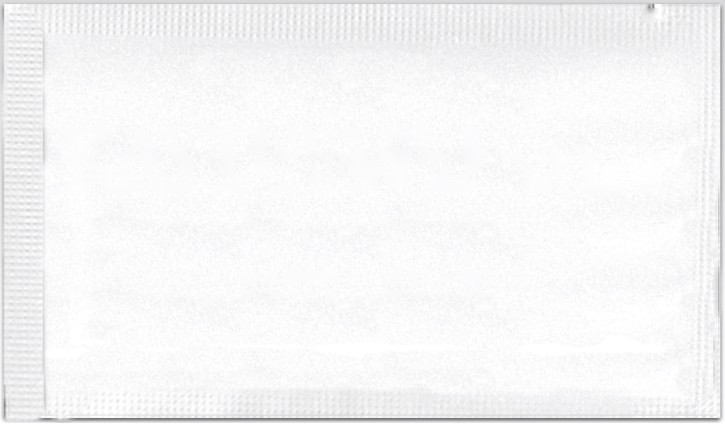
#> input picture tanitim/varliklar/bos_mockup/bm21-back.png, 725 x 424 px, given in place of logonuz_siyah.png, which was not available
$ python katalog_gorselleri.py
#> lines starting #> are read from the running program, lines starting #| are printed output that depends on the picture; after the words box and inside, x2 and y2 are one past the last pixel; in counts of white or black regions, pixels touching at a corner belong together
### tanitim/araclar/mockup.py
"""HijyenLab mockup üretimi — gerçek boş paket üzerine logo yerleştirme.

KURALLAR (Hakan Bey'in kalıcı talimatları):
  * Yalnız gerçek boş mockup kullanılır (varliklar/bos_mockup). Paket çizilmez,
    başka ürünün paketi gerilip kullanılmaz. Boş mockup yoksa iş durur, sorulur.
  * BM11 (30×30) ve BM13 (30×35) BM12 ile AYNI paketi kullanır.
  * Logo güvenli baskı alanının içinde kalır (GUVENLI_ALAN). oran_hesapla() bunu
    otomatik garanti eder; elle "ratio" verilecekse önce oran_hesapla'ya bakın.
  * Arka yüz baskısı yarım alandır: yapıştırma bandının üstündeki bölgeye konur.
  * Çıktı: beyaz zemin, gri yok, paketin şeklinden 3 katmanlı yumuşak gölge.

Ölçek: boş mockup görselinin genişliği = teknik açılım genişliği.
  BM12  : 1282 px ↔ 170 mm (15 mm kaynak şeritleri dahil) → ön yüz güvenli alan 140×60 mm
  BM545 : 1050 px ↔ 140 mm → ön yüz güvenli alan ≈ 110×70 mm
  BM21  : 725 px ↔ 120 mm (yüz) → güvenli alan 110×58 mm (bıçak izi iç çerçevesi)
  BM15  : 1282 px ↔ ~170 mm → güvenli alan ≈ 140×40 mm (gerçek paketten, onaylı)
"""
from __future__ import annotations

from pathlib import Path

import numpy as np
from PIL import Image, ImageFilter
from scipy import ndimage

KOK = Path(__file__).resolve().parents[1]
BOS = KOK / "varliklar" / "bos_mockup"

PAKETLER = {
    # urun: (on, arka, gorsel_genislik_mm, guvenli_on_mm(w,h), guvenli_arka_mm(w,h), arka_merkez_y_orani)
    "BM12": ("bm12-front.png", "bm12-back.png", 170, (140, 60), (120, 28), 0.30),
    "BM545": ("bm545-front.png", "bm545-back.png", 140, (110, 70), (95, 30), 0.30),
    # BM15: siluet ve oran Matbah HL-2026-1120-03 teklif görselindeki gerçek 25×25 paketten;
    # ışık/kırışık ve kaynak dişleri Hakan Bey'in onayıyla 25×30 boş paketinden aktarıldı.
    # 1282 px ↔ ~170 mm, güvenli alan ≈140×40 mm (gerçek paketten ölçüldü; Hakan Bey onaylı).
    # BM21: Hakan Bey'in gönderdiği BM21 grafik onay şablonlarındaki gerçek paket fotoğrafından
    # (iki farklı müşteri şablonu üst üste konup yazılar temizlendi). Yüz 120×70 mm,
    # güvenli alan bıçak izindeki iç çerçeve: 110×58 mm. Ön ve arka yüz aynı paket.
    "BM21": ("bm21-front-temiz.png", "bm21-back-temiz.png", 120, (110, 58), (110, 58), 0.50),
    "BM15": ("bm15-front.png", "bm15-back.png", 170, (140, 40), (120, 22), 0.30),
}
PAKETLER["BM11"] = PAKETLER["BM12"]
PAKETLER["BM13"] = PAKETLER["BM12"]

GUVENLIK_PAYI = 0.85  # güvenli alanın %85'ini kullan (kenara yapışmasın)
REF_LUM = 0.9346      # BM12 boş paketin ortalama parlaklığı (gölgelendirme referansı)


# Gölge yumuşatma: boş paketin ışık/gölge kontrastını azaltır (form ve siluet aynı kalır).
# BM545 boş mockup'ı gerçeğinden kabarık görünüyordu (Hakan Bey, 2026-11-25).
DUZLESTIR = {"BM545": 0.15}


def _duzlestir(kaynak: Path, k: float) -> Path:
    """Parlaklığın ortalamadan sapmasını k ile çarpar; kaynak dosyaya dokunmaz."""
    hedef = kaynak.with_name(kaynak.stem + f"-duz{int(k * 100)}.png")
    if hedef.exists() and hedef.stat().st_mtime >= kaynak.stat().st_mtime:
        return hedef
    A = np.array(Image.open(kaynak).convert("RGBA")).astype(float)
    govde = A[..., 3] > 200
    lum = A[..., :3].mean(2)
    ort = float(np.median(lum[govde]))
    yeni = max(ort, REF_LUM * 255) + (lum - ort) * k
    oran = np.where(lum > 1, yeni / np.maximum(lum, 1), 1)[..., None]
    A[..., :3] = np.where(govde[..., None], np.clip(A[..., :3] * oran, 0, 255), A[..., :3])
    Image.fromarray(A.astype("uint8"), "RGBA").save(hedef)
    return hedef


def paket(urun: str, yuz: str = "on") -> Path:
    if urun not in PAKETLER:
        raise ValueError(f"{urun} için doğrulanmış boş mockup yok. Tahmini paket ÇİZMEYİN; "
                         "bıçak izi PDF'ini isteyin.")
    on, arka, *_ = PAKETLER[urun]
    yol = BOS / (on if yuz == "on" else arka)
    if urun in DUZLESTIR:
        yol = _duzlestir(yol, DUZLESTIR[urun])
    return yol


def oran_hesapla(urun: str, logo: Image.Image | str, yuz: str = "on",
                 hedef_genislik_mm: float | None = None) -> float:
    """Logoyu güvenli alana sığdıran genişlik oranı (logo_genişlik / görsel_genişlik)."""
    _, _, gen_mm, g_on, g_arka, _ = PAKETLER[urun]
    gw, gh = g_on if yuz == "on" else g_arka
    gw, gh = gw * GUVENLIK_PAYI, gh * GUVENLIK_PAYI
    im = Image.open(logo) if isinstance(logo, (str, Path)) else logo
    bbox = im.getbbox() or (0, 0, im.width, im.height)
    w, h = bbox[2] - bbox[0], bbox[3] - bbox[1]
    en_mm = min(gw, gh * w / h)          # hem genişliğe hem yüksekliğe sığmalı
    if hedef_genislik_mm:
        en_mm = min(en_mm, hedef_genislik_mm)
    return en_mm / gen_mm


# [13 lines left out: function zemin_boya, not called in this run]


def mock(bos: Path | str, logo: Path | str, cikti: Path | str, oran: float,
         cy: int | None = None, isik_kaynagi: Path | str | None = None) -> Path:
    """bos: boş paket PNG (renkli zemin için zemin_boya çıktısı)
    isik_kaynagi: gölgelendirmenin okunacağı BEYAZ boş paket. Renkli zeminde mutlaka
    beyaz orijinal verilmeli; yoksa beyaz logo griye döner (eski hata)."""
    bg = Image.open(bos).convert("RGBA")
    A = np.array(bg).astype(float)
    A[..., 3] = np.where(A[..., 3] < 60, 0, A[..., 3])
    lab, n = ndimage.label(A[..., 3] > 0)           # yalnız en büyük parça (kenar pürüzü temizliği)
    if n > 1:
        sz = ndimage.sum(np.ones_like(lab), lab, range(1, n + 1))
        A[..., 3] = np.where(lab == 1 + int(np.argmax(sz)), A[..., 3], 0)
    lum = np.array(Image.open(isik_kaynagi or bos).convert("RGB")).astype(float).mean(2) / 255

    im = Image.open(logo).convert("RGBA")
    im = im.crop(im.getbbox())
    w = int(bg.width * oran)
    lg = im.resize((w, int(im.height * w / im.width)), Image.LANCZOS)
    L = np.array(lg).astype(float)
    ox = (bg.width - w) // 2
    oy = (bg.height - lg.height) // 2 if cy is None else cy - lg.height // 2
    reg = A[oy:oy + lg.height, ox:ox + w]
    sh = np.clip(lum[oy:oy + lg.height, ox:ox + w] / REF_LUM, 0.82, 1.04)[..., None]
    a = L[..., 3:4] / 255
    reg[..., :3] = reg[..., :3] * (1 - a) + np.clip(L[..., :3] * sh, 0, 255) * a  # clip: uint8 taşması yok
    A[oy:oy + lg.height, ox:ox + w] = reg

    pk = Image.fromarray(np.clip(A, 0, 255).astype("uint8"), "RGBA")
    pk = pk.crop(pk.getbbox())
    pad = 130
    W, H = pk.width + 2 * pad, pk.height + 2 * pad
    px, py = pad, pad - 40
    can = Image.new("RGBA", (W, H), (255, 255, 255, 255))
    al = pk.split()[3]

    def golge(op, blur, dy, inset):
        m = al.point(lambda v: int(v * op)).resize((pk.width - 2 * inset, pk.height - inset))
        M = Image.new("L", (W, H), 0)
        M.paste(m, (px + inset, py + dy + inset))
        M = M.filter(ImageFilter.GaussianBlur(blur))
        s = Image.new("RGBA", (W, H), (25, 35, 55, 0))
        s.putalpha(M)
        return s

    for p in [(0.30, 55, 70, 40), (0.38, 20, 24, 14), (0.25, 6, 4, 4)]:
        can = Image.alpha_composite(can, golge(*p))
    can.alpha_composite(pk, (px, py))
    can.convert("RGB").save(cikti, quality=93)
    return Path(cikti)


def urun_mockup(urun: str, logo: Path | str, cikti: Path | str, zemin=(255, 255, 255),
                yuz: str = "on", hedef_genislik_mm: float | None = None) -> Path:
    """Tek çağrıda doğru paket + güvenli alan + (gerekirse) renkli zemin."""
    beyaz = paket(urun, yuz)
    bos = beyaz
    if tuple(zemin) != (255, 255, 255):
        bos = zemin_boya(beyaz, tuple(zemin), Path(cikti).with_suffix(".zemin.png"))
    oran = oran_hesapla(urun, logo, yuz, hedef_genislik_mm)
    cy = None
    if yuz == "arka":
        h = Image.open(beyaz).height
        cy = int(h * PAKETLER[urun][5])
    return mock(bos, logo, cikti, oran, cy=cy, isik_kaynagi=beyaz)


# [22 lines left out: function on_arka_birlestir, not called in this run]

### tanitim/araclar/katalog_gorselleri.py
"""Katalog görsellerini GERÇEK boş paketlerden üretir (yapay zeka görseli kullanılmaz).

Kullanım (tanitim/ klasöründen):  python araclar/katalog_gorselleri.py
Çıktı: gorseller/*.jpg
"""
import sys
from pathlib import Path

from PIL import Image

KOK = Path(__file__).resolve().parents[1]
sys.path.insert(0, str(KOK / "araclar"))
import mockup as M  # noqa: E402

M.BOS = KOK / "varliklar" / "bos_mockup"
CIKTI = KOK / "gorseller"
CIKTI.mkdir(exist_ok=True)
SIYAH = KOK / "varliklar" / "logonuz_siyah.png"
BEYAZ = KOK / "varliklar" / "logonuz_beyaz.png"


def bos(urun: str, ad: str):
    """Logosuz paket: logo yerine tamamen şeffaf bir görsel koyarak aynı gölge/kompozisyonu üretir."""
    seffaf = CIKTI / "_seffaf.png"
    im = Image.new("RGBA", (400, 100), (0, 0, 0, 0))
    im.putpixel((0, 0), (255, 255, 255, 1))
    im.putpixel((399, 99), (255, 255, 255, 1))
    im.save(seffaf)
    M.urun_mockup(urun, seffaf, CIKTI / f"{ad}_bos.jpg")
    seffaf.unlink()


for urun, ad in [("BM12", "rulo_25x30"), ("BM15", "rulo_25x25"), ("BM545", "katli_20x25"), ("BM21", "mendil_7x12")]:
    M.urun_mockup(urun, SIYAH, CIKTI / f"{ad}_logolu.jpg")
#> in oran_hesapla, im is the input picture: PIL image 725x424 RGBA; mean R, G, B, A 245.6, 245.6, 246.9, 255
#> in oran_hesapla, `bbox = im.getbbox() or (0, 0, im.width, im.height)`: bbox = (0, 0, 725, 424)
#> in oran_hesapla, `w, h = bbox[2] - bbox[0], bbox[3] - bbox[1]`: w = 725; h = 424
#> in oran_hesapla, `en_mm = min(gw, gh * w / h)`: en_mm = 87.21
#> in urun_mockup, `oran = oran_hesapla(urun, logo, yuz, hedef_genislik_mm)`: oran = 0.513
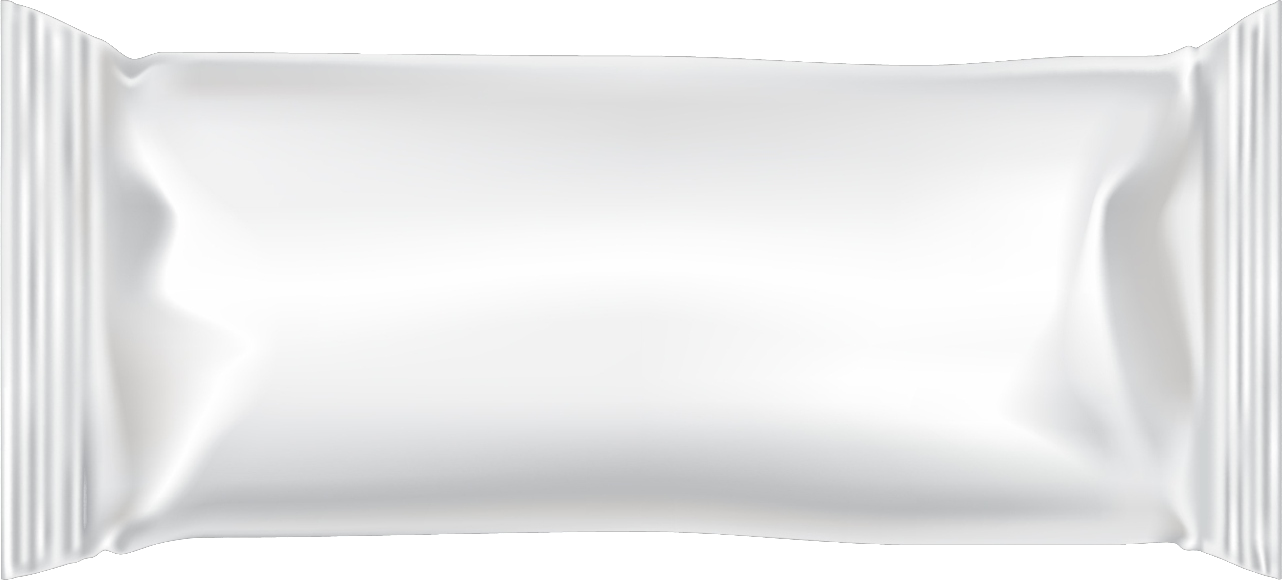
#> input picture tanitim/varliklar/bos_mockup/bm12-front.png, 1282 x 580 px
#> in mock, bg is the input picture: PIL image 1282x580 RGBA; mean R, G, B, A 195.9, 196.3, 196.6, 216.3
#> in mock, `lab, n = ndimage.label(A[..., 3] > 0)`:
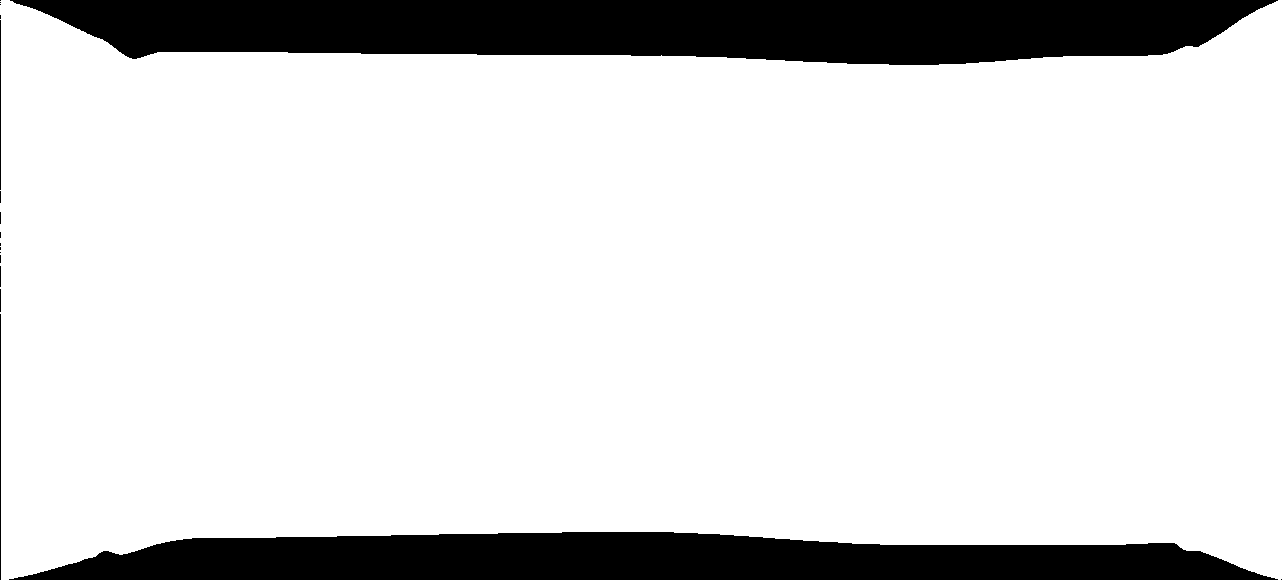
#> lab: shape (580, 1282) int32; values 0 (black) and 1 (white), 84.9% white; 18 black regions (12 under 20 px), largest, box (x1, y1, x2, y2) and area: (10, 0, 1278, 65) 65315, (9, 532, 1278, 580) 46670, (0, 314, 1, 580) 266, (0, 20, 1, 190) 170, (0, 289, 1, 312) 23, (0, 266, 1, 287) 21
#> in mock, `lab, n = ndimage.label(A[..., 3] > 0)`: n = 1
#> in mock, `lum = np.array(Image.open(isik_kaynagi or bos).convert("RGB")).astype(..`:
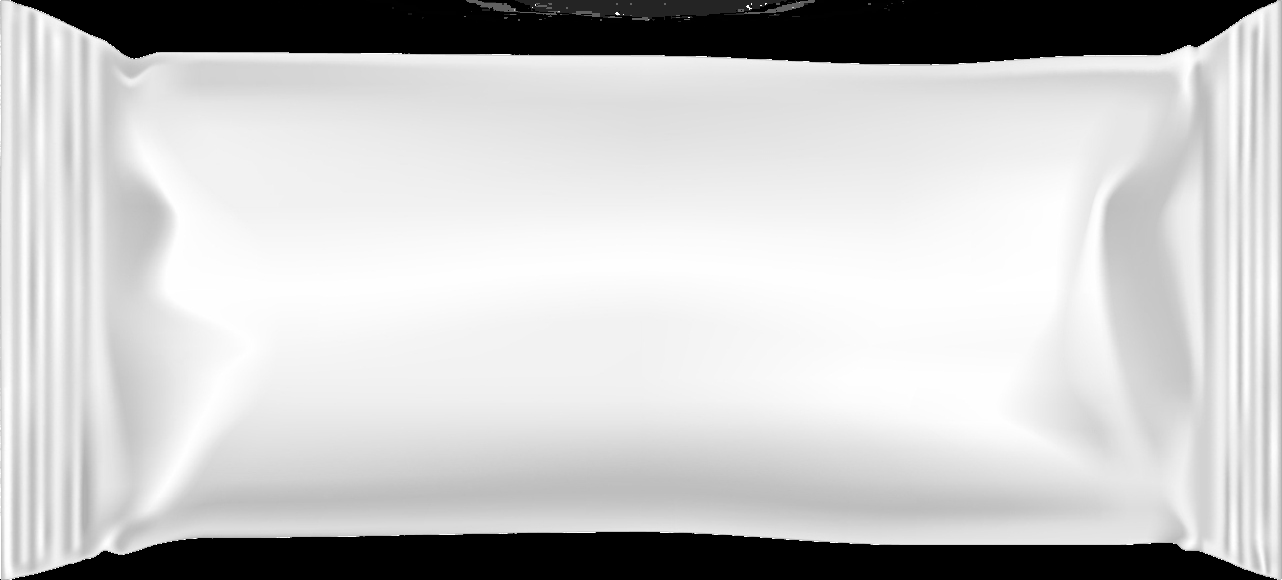
#> lum: shape (580, 1282) float64; min 0, max 1, mean 0.77
#> in mock, `w = int(bg.width * oran)`: w = 657
#> in mock, `ox = (bg.width - w) // 2`: ox = 312
#> in mock, `a = L[..., 3:4] / 255`: a: shape (384, 657, 1) float64; every value is 1
#> in mock, `can = Image.new("RGBA", (W, H), (255, 255, 255, 255))`: can: PIL image 1542x840 RGBA; every value is 255
#> after the loop in mock, `for p in [(0.30, 55, 70, 40), (0.38, 20, 24, 14), (0.25, 6, 4, 4)]:`:
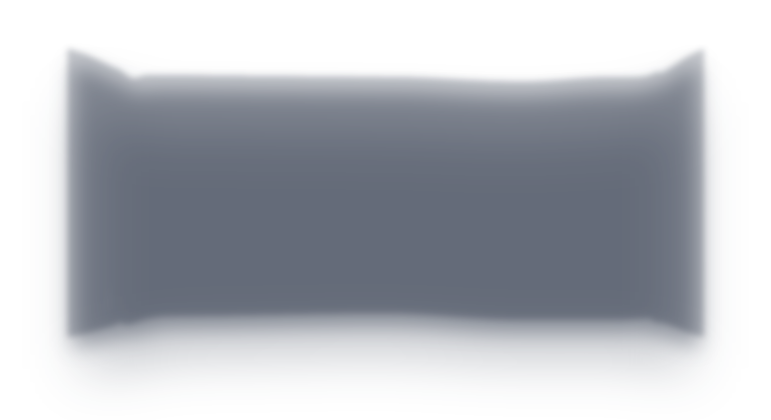
#> can: PIL image 1542x840 RGBA (shown at 1/2 size); mean R, G, B, A 180.6, 183.9, 190.5, 255
    bos(urun, ad)
#> in bos, `im = Image.new("RGBA", (400, 100), (0, 0, 0, 0))`: im: PIL image 400x100 RGBA; every value is 0
#> call 2 of mock, with oran = 0.7
#> in mock (call 2), `w = int(bg.width * oran)`: w = 897
#> in mock (call 2), `ox = (bg.width - w) // 2`: ox = 192
#> in mock (call 2), `sh = np.clip(lum[oy:oy + lg.height, ox:ox + w] / REF_LUM, 0.82, 1.04)[..`:
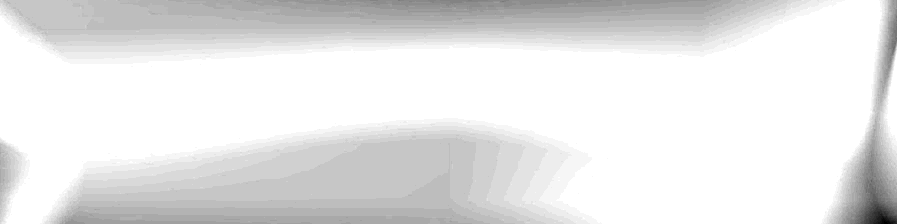
#> sh: shape (224, 897, 1) float64; min 0.929, max 1.04, mean 1.03; drawn with min black and max white
#> in mock (call 2), `a = L[..., 3:4] / 255`:
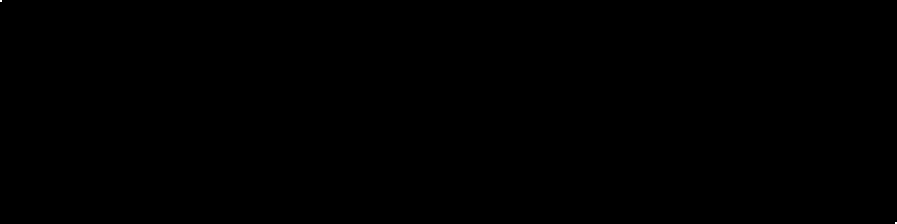
#> a: shape (224, 897, 1) float64; values 0 (black) and 0.00392 (white), 0% white; 2 white regions (2 under 20 px)
#> in mock (call 2), `reg[..., :3] = reg[..., :3] * (1 - a) + np.clip(L[..., :3] * sh, 0, 25..`: reg: shape (224, 897, 4) float64; mean R, G, B, A 247.2, 247.3, 247.3, 255
#> in mock (call 2), `can.convert("RGB").save(cikti, quality=93)`:
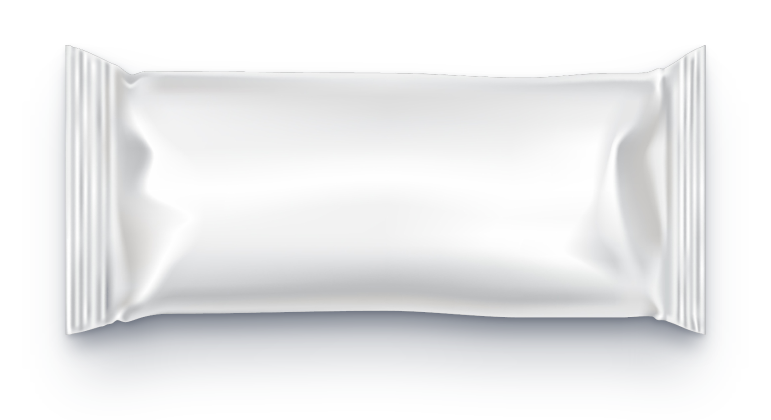
#> saved as rulo_25x30_bos.jpg: PIL image 1542x840 RGB (shown at 1/2 size); mean R, G, B 235.5, 236, 236.8
#> pass 2 of the loop `for urun, ad in [("BM12", "rulo_25x30"), ("BM15", "rulo_25x25"), ("BM5..`:
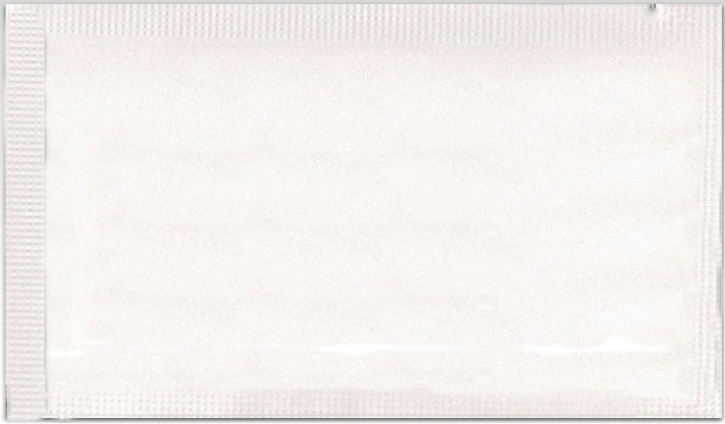
#> input picture tanitim/varliklar/bos_mockup/bm21-front.png, 725 x 424 px, given in place of bm15-front.png, which was not available
#> in mock, bg is the input picture: PIL image 725x424 RGBA; mean R, G, B, A 244.1, 240.2, 237.2, 255
#> lab: shape (424, 725) int32; every value is 1
#> lum: shape (424, 725) float64
#> in mock (call 3), `w = int(bg.width * oran)`: w = 247
#> in mock (call 3), `lg = im.resize((w, int(im.height * w / im.width)), Image.LANCZOS)`:
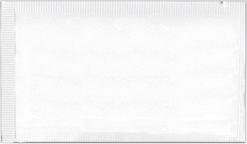
#> lg: PIL image 247x144 RGBA; mean R, G, B, A 245.6, 245.6, 246.9, 255
#> L: shape (144, 247, 4) float64
#> ox = 239
#> in mock (call 3), `sh = np.clip(lum[oy:oy + lg.height, ox:ox + w] / REF_LUM, 0.82, 1.04)[..`:
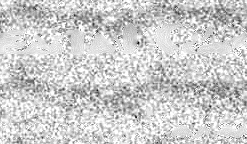
#> sh: shape (144, 247, 1) float64; min 0.975, max 1.04, mean 1.03; drawn with min black and max white
#> (the run stopped early here; a loop or call above may not have finished)
